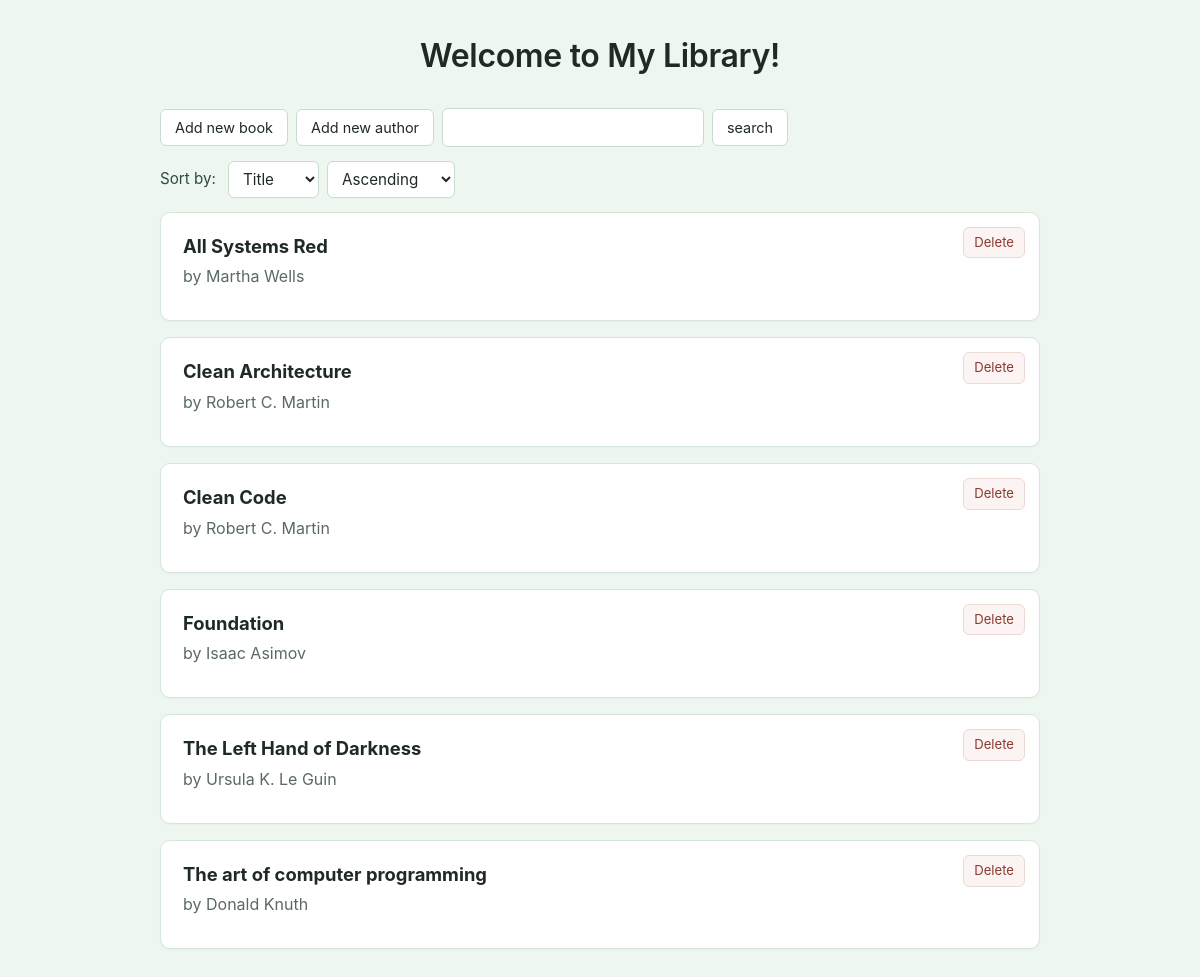
The page / on the database its author committed.
### data_models.py (models this page shows, shortened)
class Book(db.Model):
    __tablename__ = "books"
    book_id = Column(Integer, primary_key=True, autoincrement=True)
    isbn = Column(String, nullable=False, unique=True)
    title = Column(String, nullable=False)
    publication_year = Column(Integer)
    author_id = Column(Integer, ForeignKey('authors.author_id'),
                       nullable=False)
    author = relationship('Author', backref='books')

class Author(db.Model):
    __tablename__ = "authors"
    author_id = Column(Integer, primary_key=True, autoincrement=True)
    name = Column(String, nullable=False, unique=True)
    birth_date = Column(Date)
    date_of_death = Column(Date)
    def __str__(self):
        return f"{self.name}"

### app.py (the view)
@app.route('/')
def home_page():
    sort = request.args.get('sort', 'title')
    order = request.args.get('order', 'asc')
    keyword = request.args.get('keyword', '')
    query = Book.query
    if keyword:
        query = filter_books_by_keyword(query, keyword)
    query = sort_books(query, sort=sort, descending=order == 'desc')
    books = query.all()
    return render_template('home.html', books=books, sort=sort, order=order,
                           keyword=keyword)

### app.py (called while the page is built)
def sort_books(query, sort: str = 'title', descending: bool = False):
    sort_columns = {
        'title': Book.title,
        'author': Author.name,
        'year': Book.publication_year,
    }
    if sort == 'author':
        query = query.join(Author)
    sort_column = sort_columns.get(sort, Book.title)
    sort_column = sort_column.desc() if descending else sort_column.asc()
    return query.order_by(sort_column)

### templates/home.html (shortened to what this page needs)
{% extends "base.html" %}
{% block content %}
    <h1>Welcome to My Library!</h1>
    <div class="toolbar">
        <a href="{{ url_for('add_book') }}" class="button">Add new book</a>
        <a href="{{ url_for('add_author') }}" class="button">Add new author</a>
        <form method="GET" action="{{ url_for('home_page') }}">
            <input type="text" id="keyword" name="keyword" value="{{ keyword }}">
            <input type="submit" value="search">
        </form>
    </div>
    {% if books %}
    <div class="toolbar">
        <form method="GET" action="{{ url_for('home_page') }}">
            <label for="sort">Sort by: </label>
            <select id="sort" name="sort" onchange="this.form.submit()">
                <option value="title" {% if sort == 'title' %}selected{% endif %}>Title</option>
            </select>
            <select id="order" name="order" onchange="this.form.submit()">
                <option value="asc" {% if order == 'asc' %}selected{% endif %}> Ascending</option>
            </select>
        </form>
    </div>
    {% endif %}
    {% for book in books %}
    <div class="book">
        <div>
            <h3>{{ book.title }}</h3>
            <p>by {{ book.author }}</p>
            <form action="{{ url_for('delete_book', book_id=book.book_id) }}"
                  method="post">
                <button type="submit" onclick="return confirm('Delete this book?')" class="button">Delete</button>
            </form>
        </div>
    </div>
    {% endfor %}
{% endblock %}

### static/style.css (style rules this page uses)
body { font-family: -apple-system, BlinkMacSystemFont, "Segoe UI", Roboto, "Helvetica Neue", Arial, sans-serif; background-color: #eef6f0; padding: 32px 20px; color: #1f2a26; max-width: 880px; margin: 0 auto; line-height: 1.5; }
h1 { text-align: center; color: #1f2a26; font-weight: 600; letter-spacing: -0.01em; margin: 0 0 28px; }
a { color: #2f7a5a; text-decoration: none; }
.book { background-color: #ffffff; border: 1px solid #d6e6dc; padding: 20px 22px; margin-bottom: 16px; border-radius: 10px; position: relative; box-shadow: 0 1px 2px rgba(30, 60, 45, 0.04); transition: box-shadow 0.15s ease, transform 0.15s ease; }
.book h3 { margin: 0 0 4px; font-size: 1.15rem; color: #1f2a26; }
.book p { margin: 0 0 12px; color: #5a6a63; }
.button, button, input[type="submit"] { display: inline-block; box-sizing: border-box; border: 1px solid #c8dccf; border-radius: 6px; padding: 7px 14px; background-color: #ffffff; color: #1f2a26; font: inherit; font-size: 0.9em; cursor: pointer; transition: background-color 0.12s ease, border-color 0.12s ease; }
.book .button { position: absolute; top: 14px; right: 14px; font-size: 0.82em; padding: 5px 10px; color: #8a3a2e; border-color: #ecd9d4; background-color: #fbf4f2; }
.toolbar { margin: 0 0 14px; display: flex; flex-wrap: wrap; gap: 8px; align-items: center; }
.toolbar form { display: flex; flex-wrap: wrap; gap: 8px; align-items: center; }
select, input[type="text"], input[type="date"] { border: 1px solid #c8dccf; border-radius: 6px; padding: 7px 10px; background-color: #ffffff; font: inherit; font-size: 0.95em; color: #1f2a26; }
form label { display: inline-block; color: #2f4a3e; font-size: 0.95em; margin-right: 4px; }

### rows shown on the page
Book: title "All Systems Red", author "Martha Wells"
Book: title "Clean Architecture", author "Robert C. Martin"
Book: title "Clean Code", author "Robert C. Martin"
Book: title "Foundation", author "Isaac Asimov"
Book: title "The Left Hand of Darkness", author "Ursula K. Le Guin"
Book: title "The art of computer programming", author "Donald Knuth"
